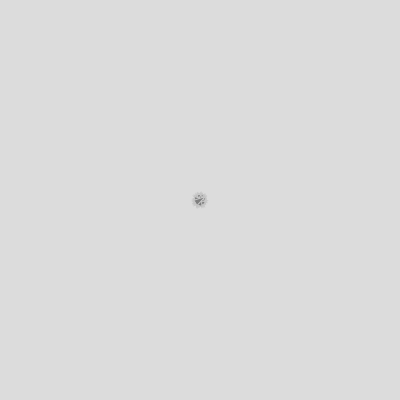
Frame 1 (no input)
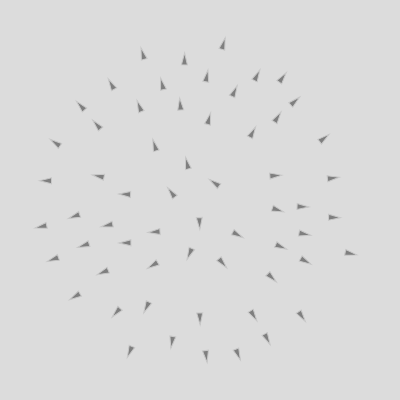
Frame 60 (no input)
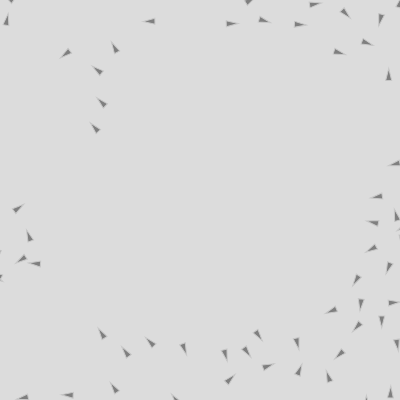
Frame 120 (the mouse pressed at the canvas centre since frame 60)

The p5.js sketch that drew these frames (run headless with seeded random() and noise() and a simulated clock; from frame 60 on, the mouse is pressed at the canvas centre):

// p5.js sketch
// ── sketch.js
let flock;

function setup() {
  createCanvas(400, 400);
  flock = new Flock();
  for(let i=0;i<60;i++){
   let b = new Boid(width/2, height/2);
   flock.addBoid(b);
  }
}

function draw() {
  background(220);
  flock.run();
}

function mouseDragged() {
  flock.addBoid(new Boid(mouseX, mouseY));
}
// ── boid.js
  
// The Nature of Code
// Daniel Shiffman
// http://natureofcode.com

// Boid class
// Methods for Separation, Cohesion, Alignment added

class Boid {
  constructor(x, y) {
    this.acceleration = createVector(0, 0);
    this.velocity = createVector(random(-1, 1), random(-1, 1));
    this.position = createVector(x, y);
    this.r = 3.0;
    this.maxspeed = 3; // Maximum speed
    this.maxforce = 0.05; // Maximum steering force
  }

  run(boids) {
    this.flock(boids);
    this.update();
    this.borders();
    this.render();
  }

  applyForce(force) {
    // We could add mass here if we want A = F / M
    this.acceleration.add(force);
  }

  // We accumulate a new acceleration each time based on three rules
  flock(boids) {
    let sep = this.separate(boids); // Separation
    let ali = this.align(boids); // Alignment
    let coh = this.cohesion(boids); // Cohesion
    // Arbitrarily weight these forces
    sep.mult(5.5);
    ali.mult(1.0);
    coh.mult(1.0);
    // Add the force vectors to acceleration
    this.applyForce(sep);
    this.applyForce(ali);
    this.applyForce(coh);
  }

  // Method to update location
  update() {
    // Update velocity
    this.velocity.add(this.acceleration);
    // Limit speed
    this.velocity.limit(this.maxspeed);
    this.position.add(this.velocity);
    // Reset accelertion to 0 each cycle
    this.acceleration.mult(0);
  }

  // A method that calculates and applies a steering force towards a target
  // STEER = DESIRED MINUS VELOCITY
  seek(target) {
    let desired = p5.Vector.sub(target, this.position); // A vector pointing from the location to the target
    // Normalize desired and scale to maximum speed
    desired.normalize();
    desired.mult(this.maxspeed);
    // Steering = Desired minus Velocity
    let steer = p5.Vector.sub(desired, this.velocity);
    steer.limit(this.maxforce); // Limit to maximum steering force
    return steer;
  }

  render() {
    // Draw a triangle rotated in the direction of velocity
    let theta = this.velocity.heading() + radians(90);
    fill(127);
    stroke(200);
    push();
    translate(this.position.x, this.position.y);
    rotate(theta);
    beginShape();
    vertex(0, -this.r * 2);
    vertex(-this.r, this.r * 2);
    vertex(this.r, this.r * 2);
    endShape(CLOSE);
    pop();
  }

  // Wraparound
  borders() {
    if (this.position.x < -this.r) this.position.x = width + this.r;
    if (this.position.y < -this.r) this.position.y = height + this.r;
    if (this.position.x > width + this.r) this.position.x = -this.r;
    if (this.position.y > height + this.r) this.position.y = -this.r;
  }

  // Separation
  // Method checks for nearby boids and steers away
  separate(boids) {
    let desiredseparation = 25.0;
    let steer = createVector(0, 0);
    let count = 0;
    // For every boid in the system, check if it's too close
    for (let i = 0; i < boids.length; i++) {
      let d = p5.Vector.dist(this.position, boids[i].position);
      // If the distance is greater than 0 and less than an arbitrary amount (0 when you are yourself)
      if ((d > 0) && (d < desiredseparation)) {
        // Calculate vector pointing away from neighbor
        let diff = p5.Vector.sub(this.position, boids[i].position);
        diff.normalize();
        diff.div(d); // Weight by distance
        steer.add(diff);
        count++; // Keep track of how many
      }
    }
    // Average -- divide by how many
    if (count > 0) {
      steer.div(count);
    }

    // As long as the vector is greater than 0
    if (steer.mag() > 0) {
      // Implement Reynolds: Steering = Desired - Velocity
      steer.normalize();
      steer.mult(this.maxspeed);
      steer.sub(this.velocity);
      steer.limit(this.maxforce);
    }
    return steer;
  }

  // Alignment
  // For every nearby boid in the system, calculate the average velocity
  align(boids) {
    let neighbordist = 50;
    let sum = createVector(0, 0);
    let count = 0;
    for (let i = 0; i < boids.length; i++) {
      let d = p5.Vector.dist(this.position, boids[i].position);
      if ((d > 0) && (d < neighbordist)) {
        sum.add(boids[i].velocity);
        count++;
      }
    }
    if (count > 0) {
      sum.div(count);
      sum.normalize();
      sum.mult(this.maxspeed);
      let steer = p5.Vector.sub(sum, this.velocity);
      steer.limit(this.maxforce);
      return steer;
    } else {
      return createVector(0, 0);
    }
  }

  // Cohesion
  // For the average location (i.e. center) of all nearby boids, calculate steering vector towards that location
  cohesion(boids) {
    let neighbordist = 50;
    let sum = createVector(0, 0); // Start with empty vector to accumulate all locations
    let count = 0;
    for (let i = 0; i < boids.length; i++) {
      let d = p5.Vector.dist(this.position, boids[i].position);
      if ((d > 0) && (d < neighbordist)) {
        sum.add(boids[i].position); // Add location
        count++;
      }
    }
    if (count > 0) {
      sum.div(count);
      return this.seek(sum); // Steer towards the location
    } else {
      return createVector(0, 0);
    }
  }
}
// ── flock.js
class Flock {

  constructor() {
    // An array for all the boids
    this.boids = []; // Initialize the array
  }

  run() {
    for (let boid of this.boids) {
      boid.run(this.boids); // Passing the entire list of boids to each boid individually
    }
  }

  addBoid(b) {
    this.boids.push(b);
  }
}
